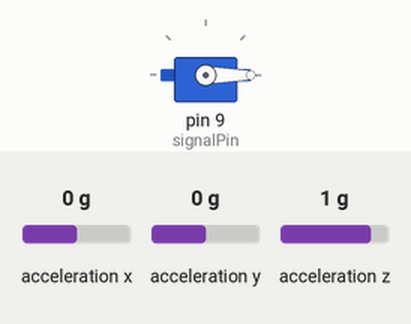
Recording of a sketch running on a simulated Arduino Uno, built with avr-gcc and run on an emulated ATmega328P. Shown: servo. Wiring (inferred from the names in the program): MPU-6050 motion sensor at I2C address 0x68. The inputs (shaded band) are chosen by the test bench; at power-on: acceleration x 0 g, acceleration y 0 g, acceleration z 1 g. What the sketch prints to the serial monitor is not drawn.

Above: at 0.1 s.
At 103.9 s:
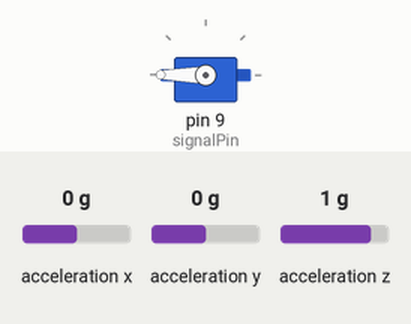
Timing chart, 0 to 105.4 s (numbered marks = the images above):
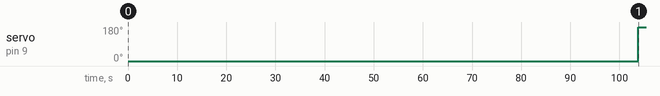

Measured:
- by itself, servo on pin 9 (signalPin): 0° → 180° at 104 s

The sketch:

test.ino
```cpp
#include <PID_v1.h>
#include<Wire.h>
#include <Servo.h>

#define MPU_addr 0x68
#define servoMinImp 544
#define servoMaxImp 2400
#define signalPin 9

int16_t error, tempServoImp;

Servo myservo;

void setup(){
  Serial.begin(9600);
  tempServoImp = servoMinImp;
  myservo.attach(signalPin, servoMinImp, servoMaxImp);
  myservo.writeMicroseconds(tempServoImp += 1);

  Wire.begin();
  Wire.beginTransmission(MPU_addr);
  Wire.write(0x6B);  // PWR_MGMT_1 register
  Wire.write(0);     // set to zero (wakes up the MPU-6050)
  Wire.endTransmission(true);
}

void loop(){
  Wire.beginTransmission(MPU_addr);
  Wire.write(0x3B);  // starting with register 0x3B (ACCEL_XOUT_H)
  Wire.requestFrom(MPU_addr,2,true);  // request just 2 registers (14 - full)
  error = Wire.read()<<8|Wire.read();  // 0x43 (GYRO_XOUT_H) & 0x44 (GYRO_XOUT_L)
  Wire.endTransmission(true);
  Serial.println(error);
  if(error > 0){
    myservo.writeMicroseconds(tempServoImp += 1);
  }else{
    myservo.writeMicroseconds(tempServoImp -= 1);
  }
}

int scale_1(int error) {
  int delta = abs(error)/100;
//  Serial.print("delta: ");Serial.println(delta);

  if(delta == 0) {
    return 1;
  } else {
    return delta/2;
  }
}

int scale_2(int error) {
  int abs_error = abs(error);

  if(abs_error <= 800) {
    return 1;
  } else if(abs_error > 800 && abs_error <= 3200) {
    return 4;
  } else if(abs_error > 3200 && abs_error <= 6400) {
    return 8;
  } else if(abs_error > 6400 && abs_error <= 12800) {
    return 16;
  } else if(abs_error > 12800) {
    return 32;
  }
}
```
